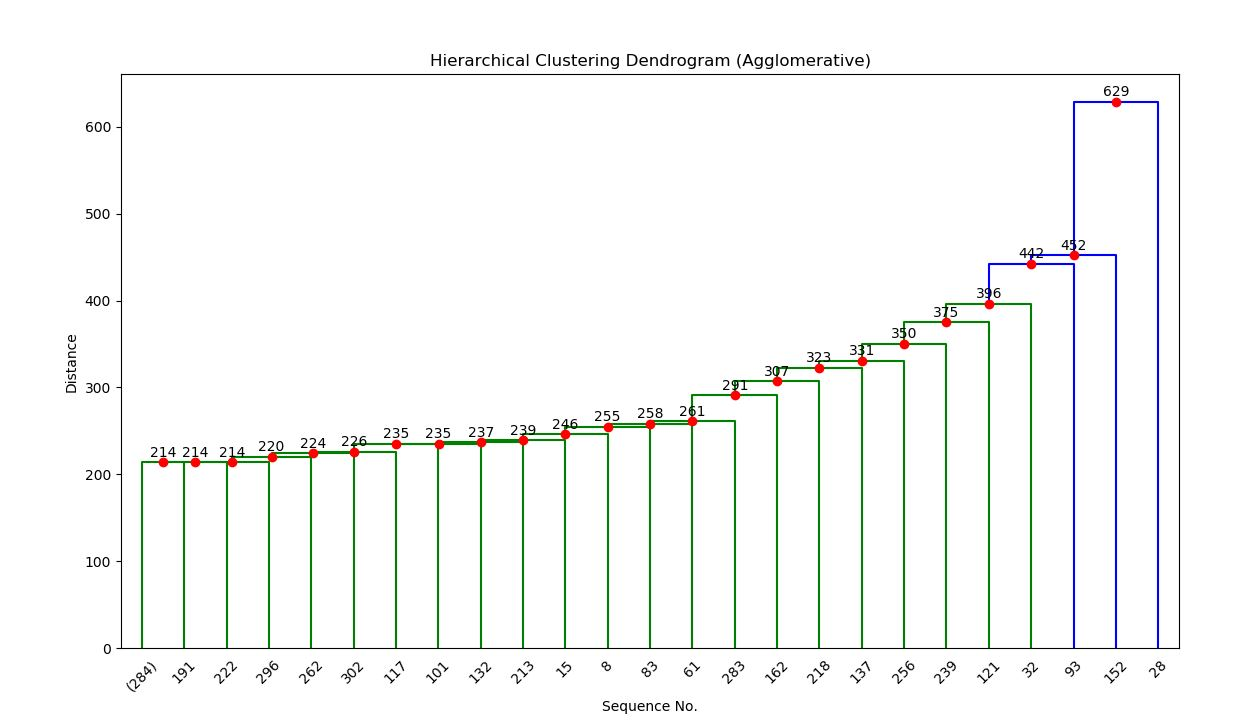

The script that drew this image:
from scipy.cluster import hierarchy
import numpy as np
import scipy
import matplotlib.pyplot as plt
import distance
import time
		
"""
input: Two numbers
output: Minimum of the two numbers
"""
def minimum(double1,double2):
	if (double1< double2):
		return double1
	else:
		return double2
		
"""
input: Two numbers
output:Maximum of the two numbers
"""
def maximum(double1,double2):
	if (double1>double2):
		return double1
	else:
		return double2

"""
Performs agglomerative clustering
input:	distance matrix,its size and iteration value k
output:	returns the modified distance matrix
"""
def clust(a,size,k):
	min =999.0
	m=555
	n=555
	for i in range(0,size-1):
		for j in range (1,size):
			if (i<j):
				if (a[i][j]<min):
					min = a[i][j]
					m=i
					n=j	
	big_list=[]				
	if(m<n):																#To keep track of the order							
		big_list.append(dict[m])
		big_list.append(dict[n])
		dict[m]=big_list
		del dict[n]		
	#This section of the function is used to fill values in Z			   
	if(new_clusters[m]==-1 and new_clusters[n]==-1):						#both are -1
		Z[k][0]=m
		Z[k][1]=n
		x=minimum(m,n)
		new_clusters[x]=size+k
		Z[k][3]=2
	elif(new_clusters[m]!=-1 and new_clusters[n]!=-1):						#both not -1
		Z[k][0]=new_clusters[m]
		Z[k][1]=new_clusters[n]
		if(m<n):
			new_clusters[m]=size+k
		else:
			new_clusters[n]=size+k
		Z[k][3]=Z[int(maximum(Z[k][0],Z[k][1])-size)][3] + 1
	elif(new_clusters[m]!=-1 and new_clusters[n]==-1):						#m is not -1 and n is -1			
		if(m<n):
			Z[k][0]=new_clusters[m]
			Z[k][1]=n
			Z[k][3]=Z[int(maximum(Z[k][0],Z[k][1])-size)][3] + 1
			new_clusters[m]=size+k
		else:
			Z[k][0]=m
			Z[k][1]=new_clusters[n]
			Z[k][3]=Z[int(maximum(Z[k][0],Z[k][1])-size)][3] + 1
			new_clusters[n]=size+k
	elif(new_clusters[m]==-1 and new_clusters[n]!=-1):						#m is -1 and n is not -1
		if(m<n):
			Z[k][0]=m
			Z[k][1]=new_clusters[n]
			Z[k][3]=Z[int(maximum(Z[k][0],Z[k][1])-size)][3] + 1
			new_clusters[m]=size+k
		else:
			Z[k][0]=new_clusters[m]
			Z[k][1]=n
			Z[k][3]=Z[int(maximum(Z[k][0],Z[k][1])-size)][3] + 1
			new_clusters[n]=size+k
	else:
		print("Error")	
	Z[k][2]=min
	for j in range(0,size):
		if (j!=n):
			a[j][m] = minimum(a[j][m],a[j][n])
		a[m][j] = a[j][m]
		a[j][n] = 9999.0
		a[n][j] = 9999.0	
	return a

"""
This is used to form the dendrogram
"""
def augmented_dendrogram(*args, **kwargs):
	data = scipy.cluster.hierarchy.dendrogram(*args, **kwargs)
	if not kwargs.get('no_plot', False):
		for i, d in zip(data['icoord'], data['dcoord']):
			x = 0.5 * sum(i[1:3])
			y = d[1]
			plt.plot(x, y, 'ro')
			plt.annotate("%.3g" % y, (x, y), xytext=(0,12),textcoords='offset points',va='top', ha='center')
	return data
	

#MAIN
a=np.load('distance_matrix.npy')
size=len(a)
dict={}
Z=np.zeros(shape=(size-1,4))
new_clusters={}
for i in range(0,size):
	list=[]
	list.append(i)
	dict[i]=list
for i in range(0,size):
	new_clusters[i]=-1
start=time.time()
for k in range(0,size-1):
	a = clust(a,size,k)
print("Clustering done\t" + str(time.time()-start))
#Plot dendrogram
names=[i for i in range(0,size)]
plt.figure(figsize=(25, 25))
plt.title('Hierarchical Clustering Dendrogram (Agglomerative)')
plt.xlabel('Sequence No.')
plt.ylabel('Distance')
augmented_dendrogram(Z,labels=names,show_leaf_counts=True,p=25,truncate_mode='lastp')
plt.show()
